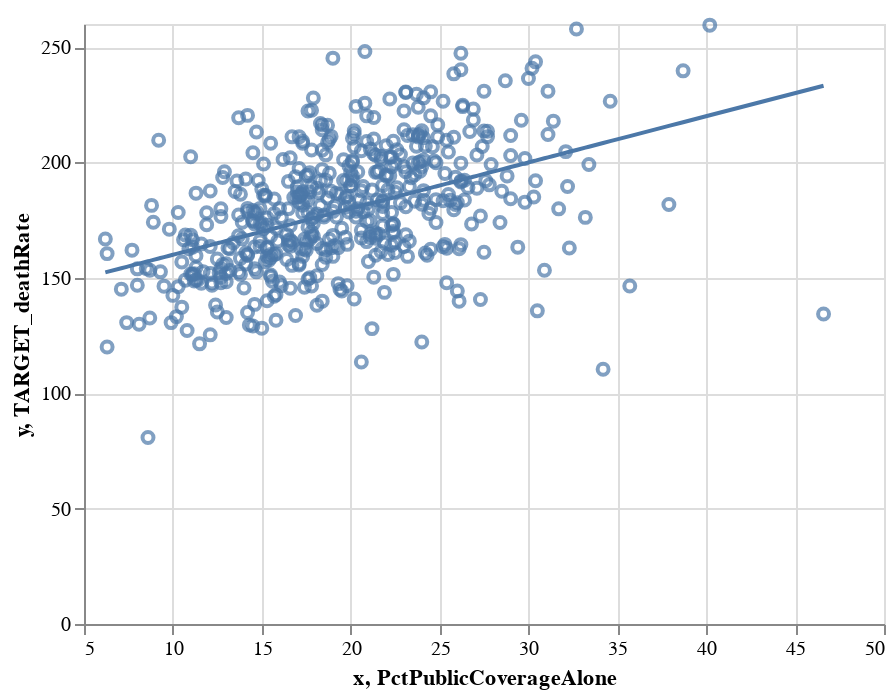

Notebook code cell kept with this figure:
### Code cell
line, scatter, mse = test_results("PctPublicCoverageAlone")
print(mse)
line+scatter

### Figure 1 — Vega-Lite specification as saved in the notebook (floating-point values rounded to 4 significant figures; data arrays with more than 128 entries replaced by an {"elided": "..."} marker saying what was removed)
{"config": {"view": {"continuousWidth": 400, "continuousHeight": 300}}, "layer": [{"data": {"name": "data-693cdb14e2088303d085fead1d594487"}, "mark": "line", "encoding": {"x": {"field": "x", "type": "quantitative"}, "y": {"field": "y", "type": "quantitative"}}}, {"data": {"name": "data-cafa4c4bd924fde3403c2814e30024c4"}, "mark": "point", "encoding": {"x": {"field": "PctPublicCoverageAlone", "type": "quantitative"}, "y": {"field": "TARGET_deathRate", "type": "quantitative"}}}], "$schema": "https://vega.github.io/schema/vega-lite/v4.17.0.json", "datasets": {"data-693cdb14e2088303d085fead1d594487": {"elided": "500 records"}, "data-cafa4c4bd924fde3403c2814e30024c4": {"elided": "500 records"}}}
